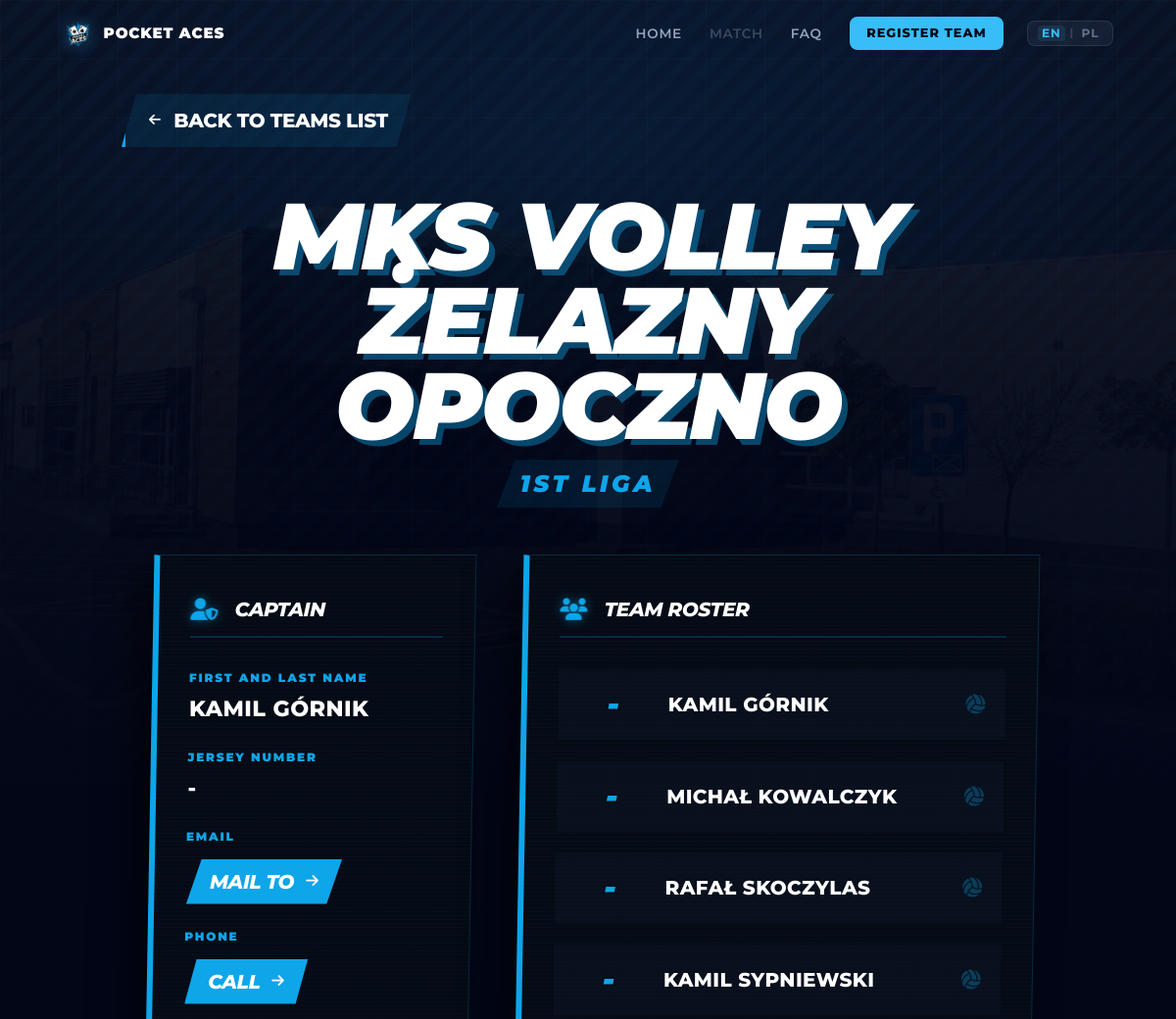
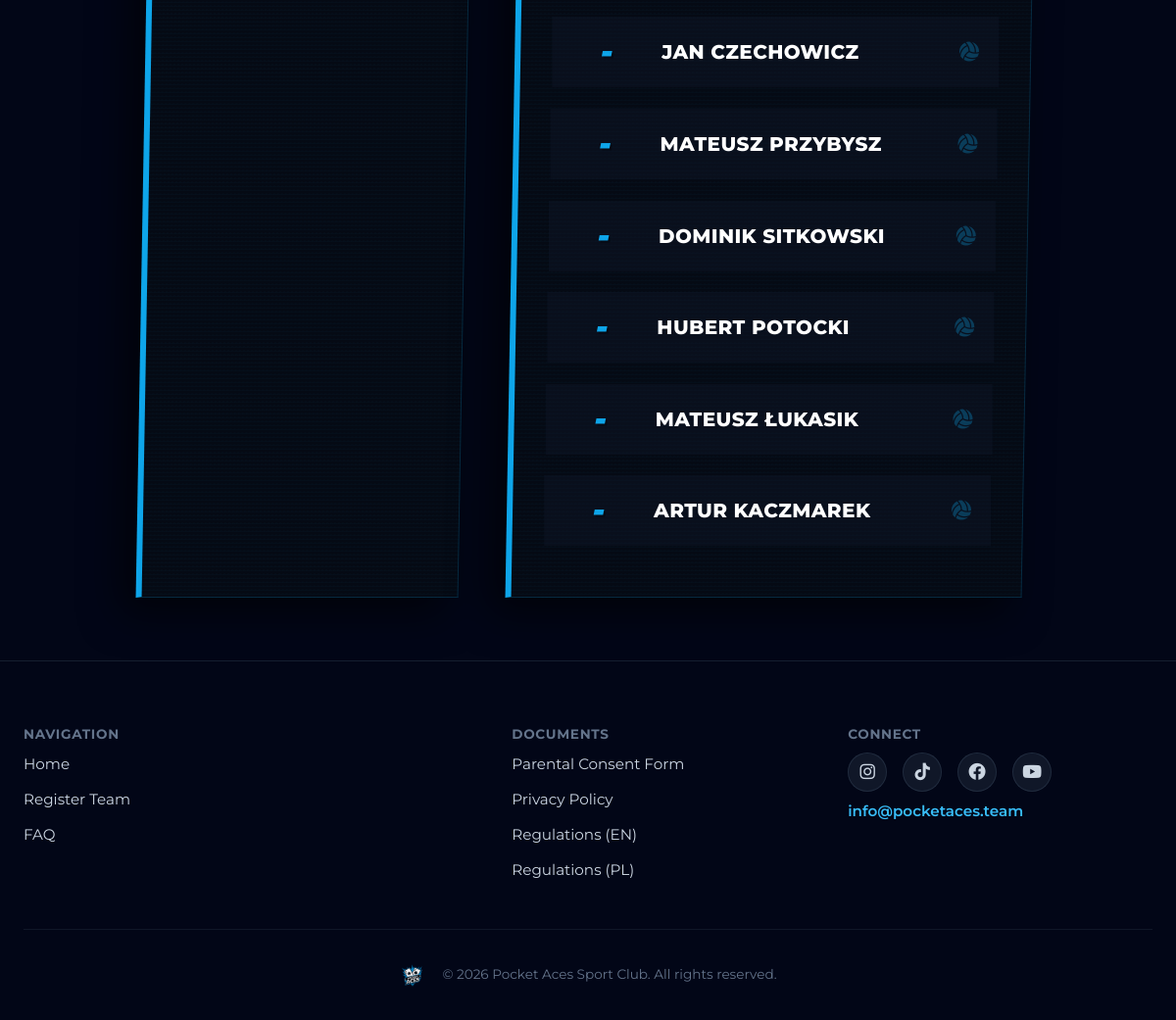
/team/19/, run on the app's committed database (2 pictures, top to bottom).
### tournament/models.py (models this page shows, shortened)
class Team(models.Model):
    name = models.CharField(
        max_length=TEAM_NAME_MAX_LENGTH, unique=True, verbose_name="Team Name"
    )
    logo_path = models.CharField(
        max_length=LOGO_PATH_MAX_LENGTH, blank=True, null=True
    )
    city = models.CharField(
        max_length=CITY_MAX_LENGTH, blank=True, null=True, verbose_name="City / Club"
    )
    league_level = models.CharField(
        max_length=50, choices=LEAGUE_LEVEL_CHOICES, default=LEAGUE_LEVEL_INDEPENDENT
    )
    instagram = models.CharField(max_length=255, blank=True, null=True)
    group_name = models.CharField(
        max_length=GROUP_NAME_MAX_LENGTH, blank=True, null=True
    )
    cap_name = models.CharField(
        max_length=PERSON_NAME_MAX_LENGTH, verbose_name="Captain Name"
    )
    cap_surname = models.CharField(
        max_length=PERSON_NAME_MAX_LENGTH, verbose_name="Captain Surname"
    )
    cap_dob = models.DateField(null=True, blank=True, verbose_name="Captain Date of Birth")
    cap_jersey = models.IntegerField(null=True, blank=True, verbose_name="Captain Jersey Number")
    cap_email = models.EmailField(max_length=EMAIL_MAX_LENGTH, unique=True)
    cap_phone = models.CharField(
        max_length=PHONE_MAX_LENGTH, unique=True, blank=True, null=True
    )
    payment_status = models.IntegerField(
        choices=PAYMENT_STATUS_CHOICES, default=PAYMENT_WAITING
    )
    blik_number = models.CharField(
        max_length=20, blank=True, default="", verbose_name="Assigned BLIK"
    )
    created_at = models.DateTimeField(auto_now_add=True)
    class Meta:
        db_table = TABLE_TEAMS
        verbose_name = "Team"
        verbose_name_plural = "Teams"

class Player(models.Model):
    team = models.ForeignKey(Team, on_delete=models.CASCADE, related_name="players")
    first_name = models.CharField(max_length=PERSON_NAME_MAX_LENGTH)
    last_name = models.CharField(max_length=PERSON_NAME_MAX_LENGTH)
    jersey_number = models.IntegerField(blank=True, null=True)
    date_of_birth = models.DateField(null=True, blank=True)
    class Meta:
        db_table = TABLE_PLAYERS

### tournament/views.py (the view)
# urls.py: path('team/<int:team_id>/', views.team_detail, name='team_detail'),
def team_detail(request, team_id):
    team = get_object_or_404(Team, id=team_id)
    return render(request, "tournament/team_detail.html", {"team": team})

### tournament/templatetags/static_v.py (called while the page is built)
@register.simple_tag
def static_v(path):
    url = static(path)
    version = getattr(settings, 'STATIC_ASSET_VERSION', 'dev')
    sep = '&' if '?' in url else '?'
    return f"{url}{sep}v={version}"

### tournament/templates/tournament/team_detail.html (shortened to what this page needs)
{% extends 'base.html' %}
{% load static %}
{% block content %}
<div class="sports-bg-wrapper">
  <div class="sports-bg-image"></div>
  <div class="sports-bg-grid"></div>
  <div class="sports-bg-stripes"></div>
  <div class="sports-bg-glow"></div>
  <div class="sports-bg-overlay"></div>
</div>
<section class="team-detail-section">
  <div class="container team-detail-content">
    <a href="{% url 'index' %}#registeredTeamsModal" class="back-btn">
      <i class="fas fa-arrow-left"></i> <span data-i18n="team_back">Wróć do listy drużyn</span>
    </a>
    <div class="team-header">
      <h1 class="team-name">{{ team.name }}</h1>
      <div class="team-level">{{ team.get_league_level_display }}</div>
    </div>
    <div class="team-grid">
      <div class="team-card">
        <h2 class="team-card-title"><i class="fas fa-user-shield"></i> <span data-i18n="team_captain">Kapitan</span></h2>
        <div class="cap-info-item">
          <span class="cap-info-label" data-i18n="team_name">Imię i Nazwisko</span>
          <span class="cap-info-value">{{ team.cap_name }} {{ team.cap_surname }}</span>
        </div>
        <div class="cap-info-item">
          <span class="cap-info-label" data-i18n="team_jersey">Numer Koszulki</span>
          <span class="cap-info-value">{% if team.cap_jersey %}{{ team.cap_jersey }}{% else %}-{% endif %}</span>
        </div>
        <div class="cap-info-item">
          <span class="cap-info-label" data-i18n="team_email">Email</span>
          <span class="cap-info-value"><a href="mailto:{{ team.cap_email }}" class="contact-link"><span data-i18n="team_mail_to">Napisz</span> <i class="fas fa-arrow-right"></i></a></span>
        </div>
        {% if team.cap_phone %}
        <div class="cap-info-item">
          <span class="cap-info-label" data-i18n="team_phone">Telefon</span>
          <span class="cap-info-value"><a href="tel:{{ team.cap_phone }}" class="contact-link"><span data-i18n="team_call">Zadzwoń</span> <i class="fas fa-arrow-right"></i></a></span>
        </div>
        {% endif %}
      </div>
      <div class="team-card">
        <h2 class="team-card-title"><i class="fas fa-users"></i> <span data-i18n="team_roster">Skład Drużyny</span></h2>
        {% if team.players.all %}
        <ul class="roster-list">
          {% for player in team.players.all %}
          <li class="roster-item">
            <div class="player-number">{% if player.jersey_number %}{{ player.jersey_number }}{% else %}-{% endif %}</div>
            <div class="player-name">{{ player.first_name }} {{ player.last_name }}</div>
            <div class="player-icon"><i class="fas fa-volleyball-ball"></i></div>
          </li>
          {% endfor %}
        </ul>
        {% else %}
        <p style="color: #94a3b8; font-style: italic;" data-i18n="team_empty">Brak dodanych graczy.</p>
        {% endif %}
      </div>
    </div>
  </div>
</section>
{% endblock %}

### static/css/styles.css (style rules this page uses)
*, *::before, *::after { box-sizing: border-box; margin: 0; padding: 0; }
html { line-height: 1.5; -webkit-text-size-adjust: 100%; overflow-x: hidden; }
a { color: inherit; text-decoration: none; }
h1, h2, h3, h4, h5, h6 { font-size: inherit; font-weight: inherit; }
ul, ol { list-style: none; }
body { font-family: "Montserrat", sans-serif; background-color: #020617; color: #ffffff; overflow-x: hidden; -webkit-font-smoothing: antialiased; }
.container { width: 100%; margin: 0 auto; padding: 0 clamp(1rem, 3vw, 3rem); }
@media (min-width: 768px) { .container { max-width: 768px; } }
@media (min-width: 1024px) { .container { max-width: 1024px; } }
.roster-list { display: flex; flex-direction: column; gap: 0.6rem; }
span { font-size: 1.25rem; font-weight: 800; text-transform: uppercase; color: #ffffff; letter-spacing: -0.02em; }

### static/css/sports-bg.css (style rules this page uses)
.sports-bg-wrapper { position: fixed; top: 0; left: 0; width: 100%; height: 100vh; z-index: -10; pointer-events: none; overflow: hidden; background-color: #020617; transform: translateZ(0); will-change: transform; }
.sports-bg-image { position: absolute; top: 0; left: 0; width: 100%; height: 100%; background-image: url('../assets/Arena/1.jpg'); background-size: cover; background-position: center; opacity: 0.15; z-index: 0; }
.sports-bg-grid { position: absolute; inset: 0; background-size: 60px 60px; background-image: linear-gradient(to right, rgba(255, 255, 255, 0.03) 1px, transparent 1px), linear-gradient(to bottom, rgba(255, 255, 255, 0.03) 1px, transparent 1px); z-index: 1; }
.sports-bg-stripes { position: absolute; inset: 0; background: repeating-linear-gradient( -45deg, transparent, transparent 10px, rgba(14, 165, 233, 0.05) 10px, rgba(14, 165, 233, 0.05) 20px ); z-index: 1; transform: translateZ(0); }
.sports-bg-glow { position: absolute; top: -20%; left: 50%; transform: translateX(-50%); width: 120vw; height: 80vh; background: radial-gradient(ellipse at center, rgba(14, 165, 233, 0.15) 0%, transparent 60%); z-index: 1; pointer-events: none; }
.sports-bg-overlay { position: absolute; inset: 0; background: linear-gradient(180deg, rgba(2, 6, 23, 0.4) 0%, rgba(2, 6, 23, 0.95) 100%); z-index: 2; }

### data on the page
Team: name "MKS VOLLEY ŻELAZNY OPOCZNO", league_level "1ST LIGA", cap_name "KAMIL", cap_surname "GÓRNIK"
Player: first_name "KAMIL", last_name "GÓRNIK"
Player: first_name "MICHAŁ", last_name "KOWALCZYK"
Player: first_name "RAFAŁ", last_name "SKOCZYLAS"
Player: first_name "KAMIL", last_name "SYPNIEWSKI"
Player: first_name "JAN", last_name "CZECHOWICZ"
Player: first_name "MATEUSZ", last_name "PRZYBYSZ"
Player: first_name "DOMINIK", last_name "SITKOWSKI"
Player: first_name "HUBERT", last_name "POTOCKI"
Player: first_name "MATEUSZ", last_name "ŁUKASIK"
Player: first_name "ARTUR", last_name "KACZMAREK"
